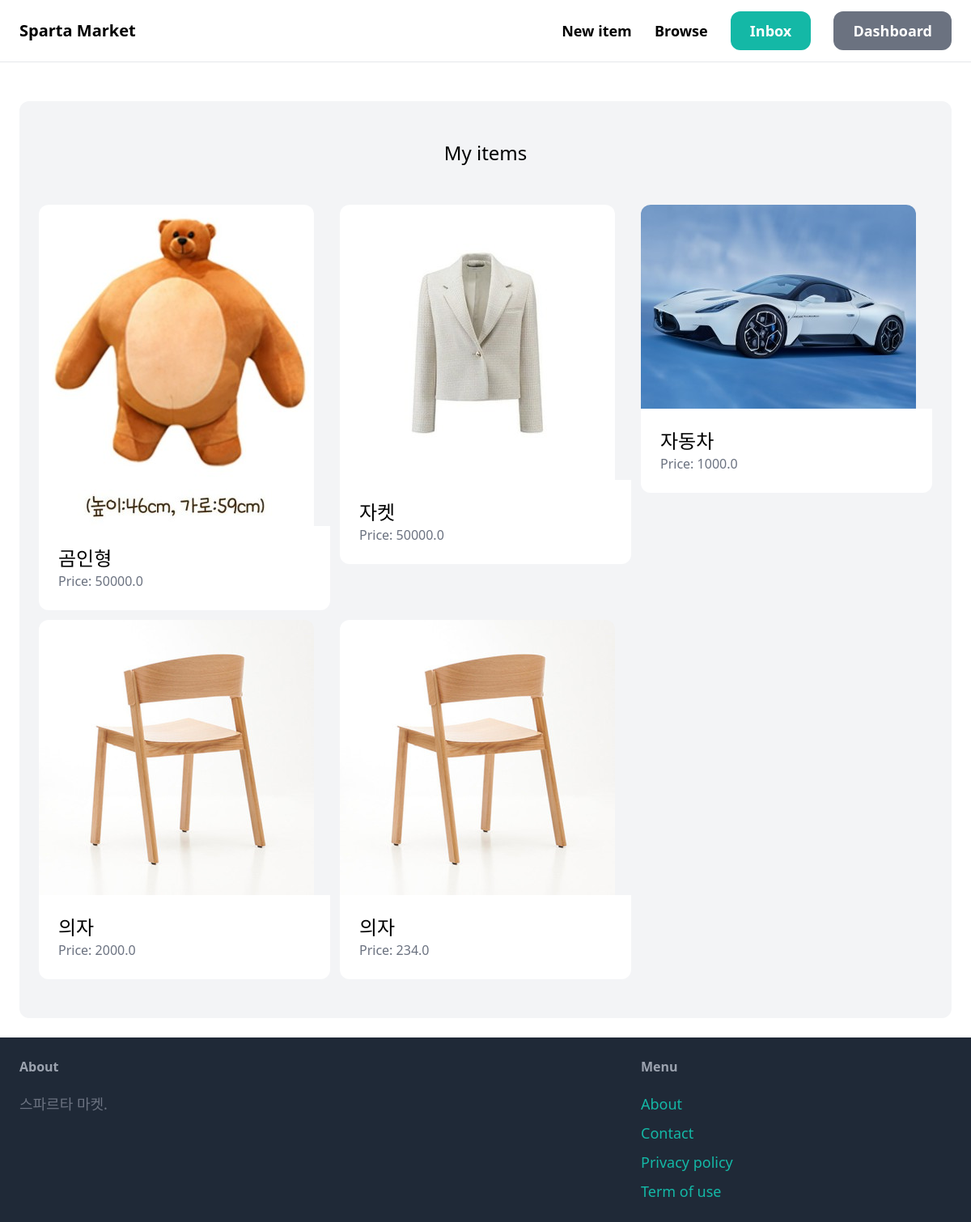
/dashboard/ (signed in), run on an earlier commit of the app's database.
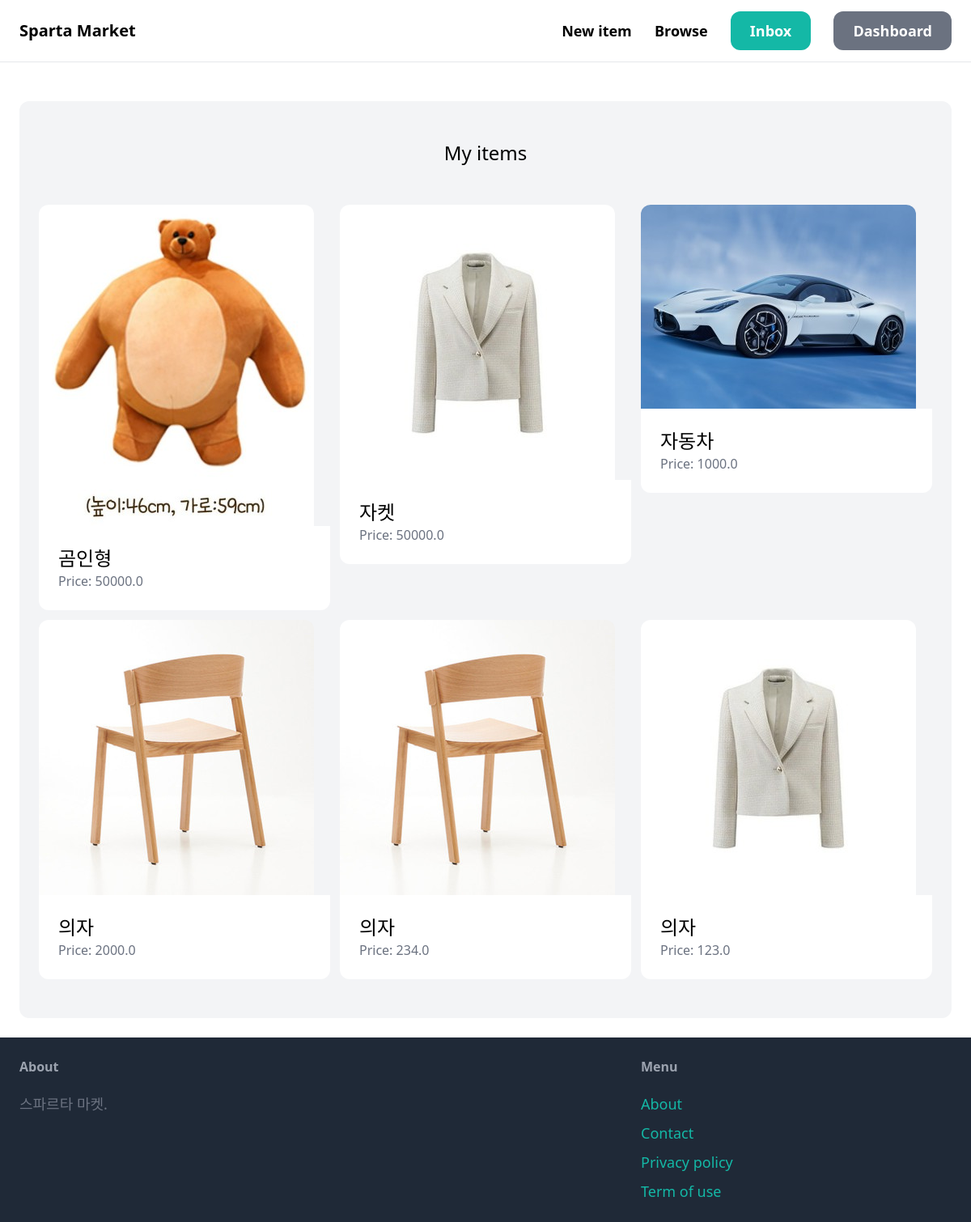
And on a later commit of the database.
### item/models.py (models this page shows, shortened)
class Item(models.Model):
    category = models.ForeignKey(Category, related_name='items', on_delete=models.CASCADE)
    name = models.CharField(max_length=255)
    description = models.TextField(blank=True, null=True)
    price = models.FloatField()
    image = models.ImageField(upload_to='item_image', blank=True, null=True)
    is_sold = models.BooleanField(default=False)
    created_by = models.ForeignKey(User, related_name='items', on_delete=models.CASCADE)
    created_at = models.DateTimeField(auto_now_add=True)

### dashboard/views.py (the view)
# urls.py: path('', views.index, name='index'),
@login_required
def index(request):
    item = Item.objects.filter(created_by=request.user)
    return render(request, 'dashboard/index.html', {
        'items': item,
    })

### dashboard/templates/dashboard/index.html (shortened to what this page needs)
{% extends 'core/base.html' %}
{% block content %}
    <div class="mt-6 px-6 py-12 bg-gray-100 rounded-xl">
        <h2 class="mb-12 text-2xl text-center">My items</h2>
        <div class="grid grid-cols-3 gap-3">
            {% for item in items %}
                <div>
                    <a href="{% url 'item:detail' item.id %}">
                        <div>
                            <img src="{{ item.image.url }}" class="rounded-t-xl">
                        </div>
                        <div class="p-6 bg-white rounded-b-xl">
                            <h2 class="text-2xl">{{ item.name }}</h2>
                            <p class="text-gray-500">Price: {{ item.price }}</p>
                        </div>
                    </a>
                </div>
            {% endfor %}
        </div>
    </div>
{% endblock %}

What changed in the data, as far as the page shows it:
added Item: image (picture), name "의자", price "123.0"
